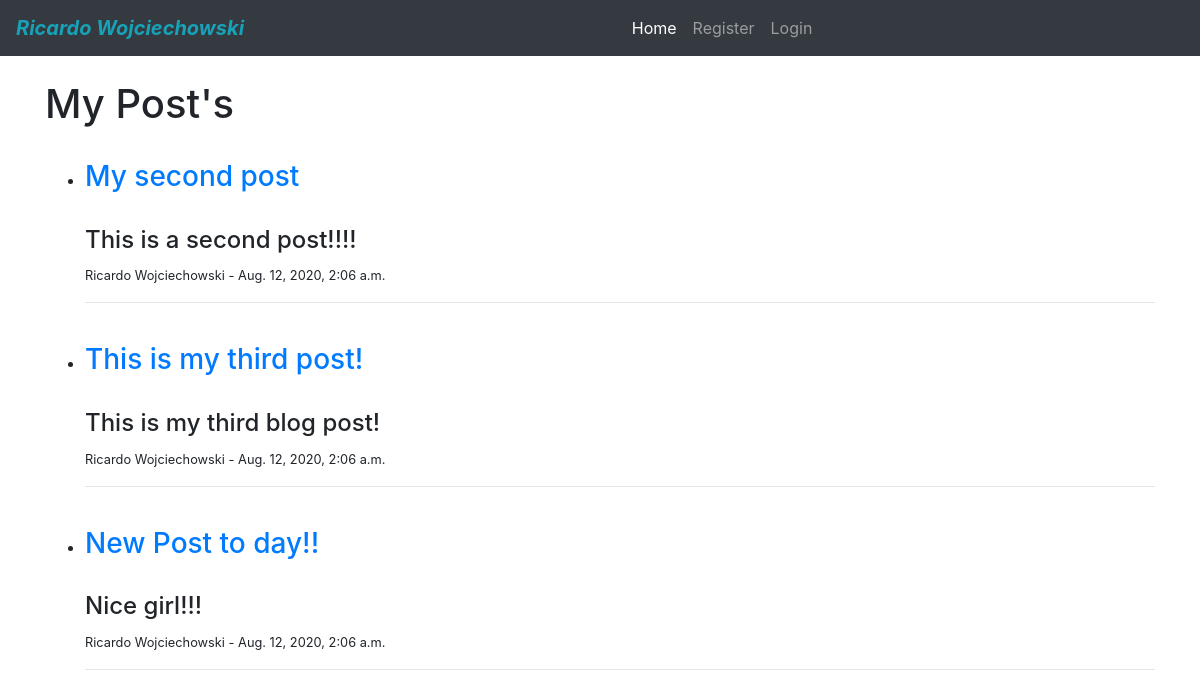
The app's page /, older data.
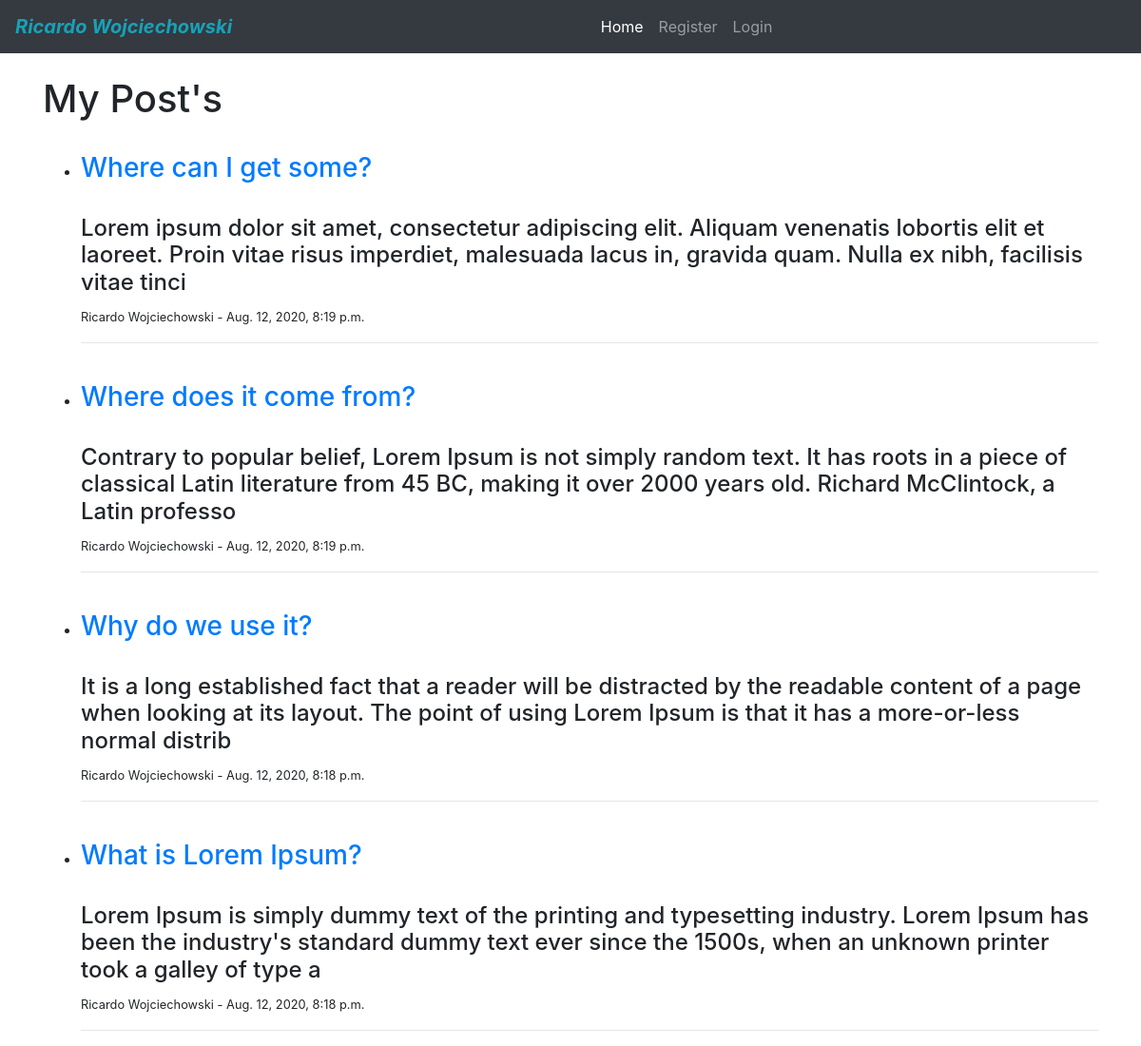
The same page, newer data.
### blog/models.py (models this page shows, shortened)
class Post(models.Model):
    title = models.CharField(max_length=255)
    title_tag = models.CharField(max_length=255, default="Post")
    author = models.ForeignKey(User, on_delete=models.CASCADE)
    body = models.TextField()
    post_date = models.DateTimeField(auto_now_add=True)
    category = models.CharField(max_length=255, default='coding')

### blog/views.py (the view)
# urls.py: path('', HomeView.as_view(), name="home"),
class HomeView(ListView):
    model = Post
    template_name = 'home.html'
    ordering = ['-post_date']

### blog/templates/home.html
{% extends 'base.html' %}
{% block content %}
<h1>My Post's</h1>
<ul>
    {% for post in object_list %}
    <br>
    <li>
        <h3><a href="{% url 'article-detail' post.pk %}">{{ post.title }}</a></h3>
        <br>
        <h4>{{ post.body | slice:":200" }}</h4>
        <p><small>{{ post.author.first_name }} {{ post.author.last_name }} - {{ post.post_date }}</small></p>
    </li>
    <hr>
    {% endfor %}
</ul>
{% endblock %}

### blog/templates/base.html (shortened to what this page needs)
<!doctype html>
<html lang="en">
<head>
    <link rel="stylesheet" href="https://maxcdn.bootstrapcdn.com/bootstrap/4.0.0/css/bootstrap.min.css"
>
</head>
<body>
    {% include "navbar.html" %}
    <div class="container">
        {% block content %}
        {% endblock %}
    </div>
</body>
</html>

### blog/templates/navbar.html (shortened to what this page needs)
{% url 'home' as home %}
{% url 'add_post' as add_post %}
{% url 'about' as about %}
<nav class="navbar navbar-expand-lg navbar-dark bg-dark mb-4">
    <a href="{% url 'home' %}" class=" navbar-brand text-info font-italic font-weight-bold">Ricardo Wojciechowski</a>
    <div class="collapse navbar-collapse" id="navbarSupportedContent">
        <ul class="navbar-nav mr-auto mx-auto">
            {% if user.is_authenticated %}
            <li class="nav-item {% if request.path == add_post %} active {% endif %}">
                <a class="nav-link" href="{% url 'add_post' %}">Add Post</a>
            </li>
            <li class="nav-item {% if request.path == add_category %} active {% endif %}">
                <a class="nav-link" href="{% url 'add_category' %}">Add Category</a>
            </li>
            <li class="nav-item {% if request.path == about %} active {% endif %}">
                <a class="nav-link" href="{% url 'logout' %}">Logout</a>
            </li>
            {% else %}
            <li class="nav-item {% if request.path == home %} active {% endif %}">
                <a class="nav-link" href="{% url 'home' %}">Home</a>
            </li>
            <li class="nav-item {% if request.path == about %} active {% endif %}">
                <a class="nav-link" href="{% url 'register' %}">Register</a>
            </li>
            <li class="nav-item {% if request.path == about %} active {% endif %}">
                <a class="nav-link" href="{% url 'login' %}">Login</a>
            </li>
            {% endif %}
        </ul>
    </div>
</nav>

Row changes from the older to the newer data that the page shows:
removed Post: title "My second post", body "This is a second post!!!!", author.first_name "Ricardo", author.last_name "Wojciechowski", post_date "Aug. 12, 2020, 2:06 a.m."
removed Post: title "This is my third post!", body "This is my third blog post!", author.first_name "Ricardo", author.last_name "Wojciechowski", post_date "Aug. 12, 2020, 2:06 a.m."
removed Post: title "New Post to day!!", body "Nice girl!!!", author.first_name "Ricardo", author.last_name "Wojciechowski", post_date "Aug. 12, 2020, 2:06 a.m."
added Post: title "Where can I get some?", body "Lorem ipsum dolor sit amet, consectetur adipiscing elit. Aliquam venenatis lobortis elit et laoreet. Proin vitae risus imperdiet, malesuada lacus in, gravida quam. Nulla ex nibh, facilisis vitae tinci", author.first_name "Ricardo", author.last_name "Wojciechowski", post_date "Aug. 12, 2020, 8:19 p.m."
added Post: title "Where does it come from?", body "Contrary to popular belief, Lorem Ipsum is not simply random text. It has roots in a piece of classical Latin literature from 45 BC, making it over 2000 years old. Richard McClintock, a Latin professo", author.first_name "Ricardo", author.last_name "Wojciechowski", post_date "Aug. 12, 2020, 8:19 p.m."
added Post: title "Why do we use it?", body "It is a long established fact that a reader will be distracted by the readable content of a page when looking at its layout. The point of using Lorem Ipsum is that it has a more-or-less normal distrib", author.first_name "Ricardo", author.last_name "Wojciechowski", post_date "Aug. 12, 2020, 8:18 p.m."
added Post: title "What is Lorem Ipsum?", body "Lorem Ipsum is simply dummy text of the printing and typesetting industry. Lorem Ipsum has been the industry's standard dummy text ever since the 1500s, when an unknown printer took a galley of type a", author.first_name "Ricardo", author.last_name "Wojciechowski", post_date "Aug. 12, 2020, 8:18 p.m."
